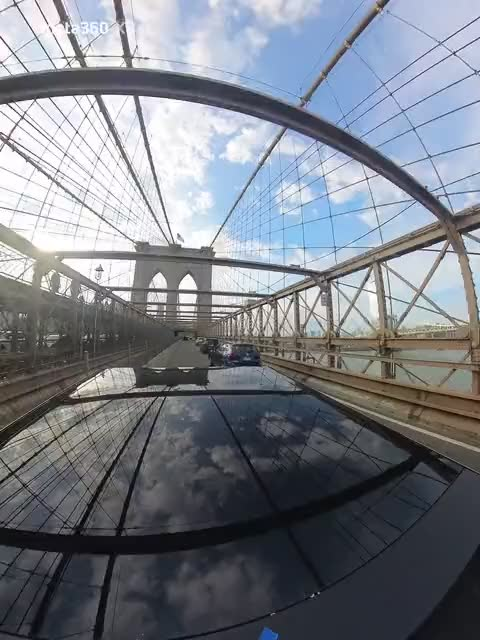
#> input picture assets/wild/c-bridge.jpg, 480 x 640 px, given in place of w-bench.jpg, which was not available
$ python build_halftones.py
#> lines starting #> are read from the running program, lines starting #| are printed output that depends on the picture; pictures that were not available may be replaced by others from this repository, and a replacement may not be noted
"""Duotone halftones for the Shop-to-street grid (index.html #notes).

Each toned still gets a printed-dot twin, `<name>-ht.png` (6-colour palette, ~120 kB): dot area tracks
darkness, ink on the tone colour, on a 4:3 crop of the original. The page shows
the twin and cross-fades to the photograph on hover. Re-run after replacing a
photo:  python3 scripts/build_halftones.py
"""
from pathlib import Path
from PIL import Image, ImageDraw, ImageOps

ROOT = Path(__file__).resolve().parents[1] / 'assets/wild'
INK = (0x15, 0x18, 0x20)
TONES = {'red': (0xE4, 0x44, 0x2A), 'yellow': (0xF2, 0xC9, 0x4C), 'blue': (0x23, 0x57, 0x7E)}
JOBS = {'w-bench': 'red', 'w-shop': 'yellow', 'w-typing': 'blue', 'w-night': 'red', 'm-dusk': 'yellow'}
W, H, CELL, SS = 960, 720, 9, 3          # output size, dot pitch (px), supersampling


def crop43(im):
    w, h = im.size
    if w / h > 4 / 3:
        nw = int(h * 4 / 3); return im.crop(((w - nw) // 2, 0, (w - nw) // 2 + nw, h))
    nh = int(w * 3 / 4); return im.crop((0, (h - nh) // 2, w, (h - nh) // 2 + nh))


for name, tone in JOBS.items():
    src = ImageOps.exif_transpose(Image.open(ROOT / f'{name}.jpg')).convert('L')
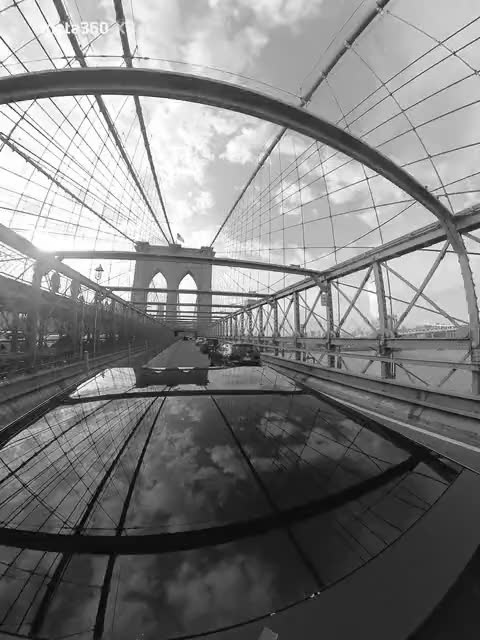
#> src: PIL image 480x640 L; min 0, max 255, mean 125.9
    g = ImageOps.autocontrast(crop43(src).resize((W // CELL, H // CELL), Image.LANCZOS), cutoff=2)
#> in crop43, `return im.crop((0, (h - nh) // 2, w, (h - nh) // 2 + nh))`:
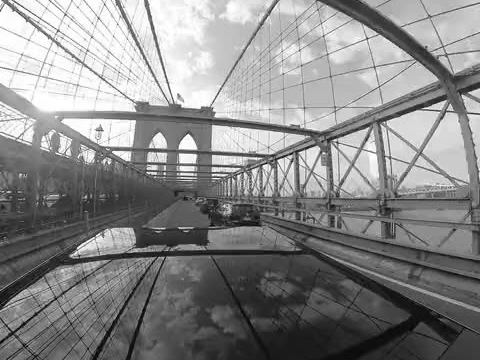
#> returned value: PIL image 480x360 L; min 0, max 255, mean 136.6
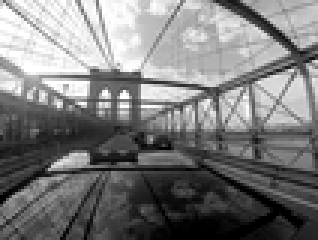
#> g: PIL image 106x80 L (shown 3 times larger); min 0, max 255, mean 123.2
    out = Image.new('RGB', (W * SS, H * SS), TONES[tone])
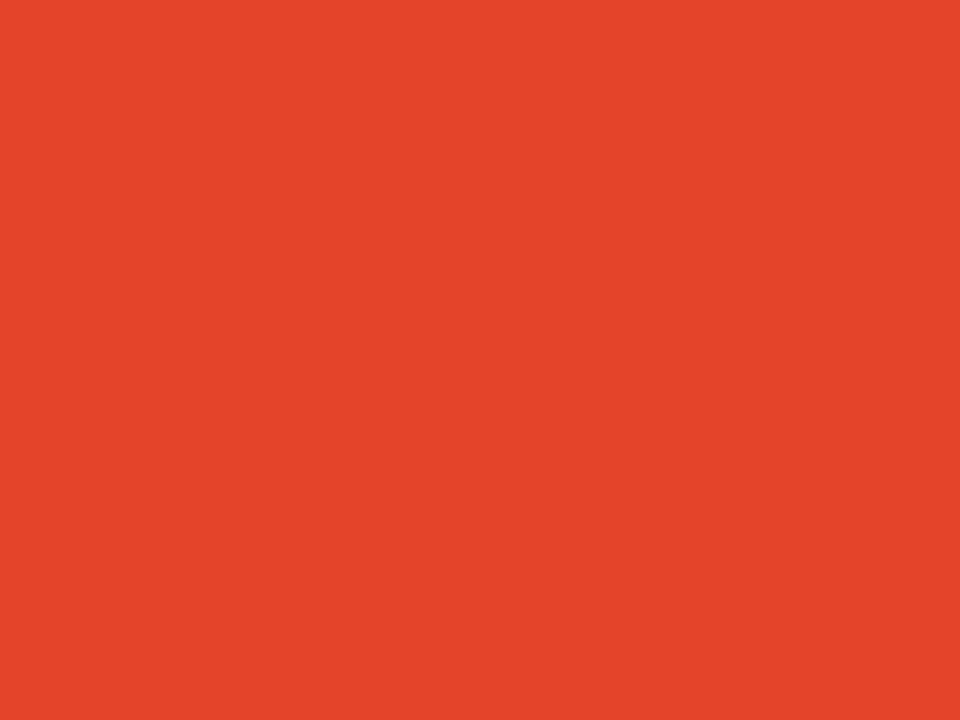
#> out: PIL image 2880x2160 RGB (shown at 1/3 size); mean R, G, B 228, 68, 42
    d = ImageDraw.Draw(out)
    for y in range(g.height):
        for x in range(g.width):
            dark = 1 - g.getpixel((x, y)) / 255
            r = (dark ** 0.5) * CELL * SS * 0.62
            if r > 0.4 * SS:
                cx, cy = (x + 0.5) * CELL * SS, (y + 0.5) * CELL * SS
                d.ellipse((cx - r, cy - r, cx + r, cy + r), fill=INK)
    out = out.resize((720, 540), Image.LANCZOS).quantize(colors=6, method=Image.MEDIANCUT, dither=Image.NONE)
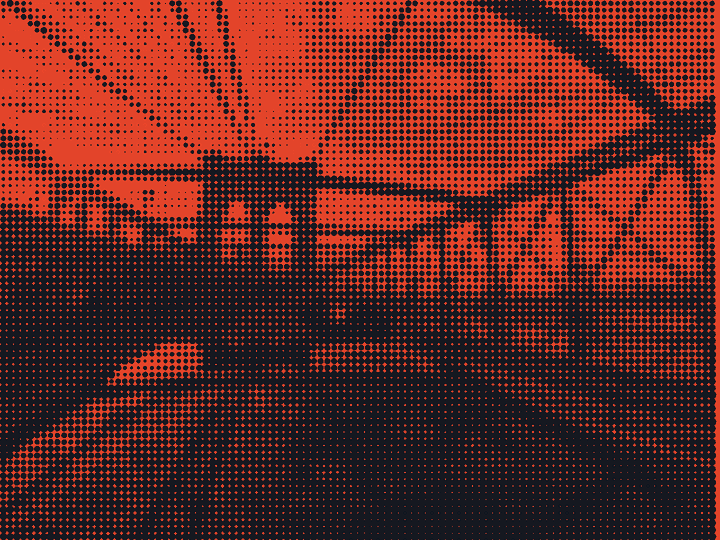
#> out: PIL image 720x540 P; mean R, G, B 100.8, 40.9, 35.8
    out.save(ROOT / f'{name}-ht.png', optimize=True)
    print('wrote', f'{name}-ht.png', tone)
#> pass 2 of the loop `for name, tone in JOBS.items():`:
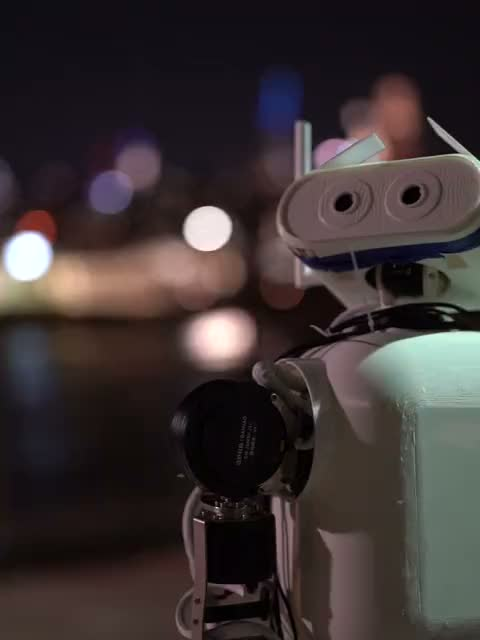
#> input picture assets/wild/c-night.jpg, 480 x 640 px, given in place of w-shop.jpg, which was not available
#> `g = ImageOps.autocontrast(crop43(src).resize((W // CELL, H // CELL), I..`:
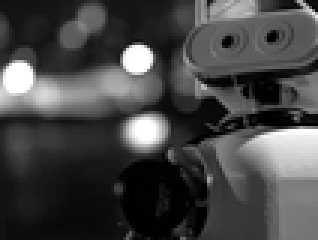
#> g: PIL image 106x80 L (shown 3 times larger); min 0, max 255, mean 69.4
#> `out = out.resize((720, 540), Image.LANCZOS).quantize(colors=6, method=..`:
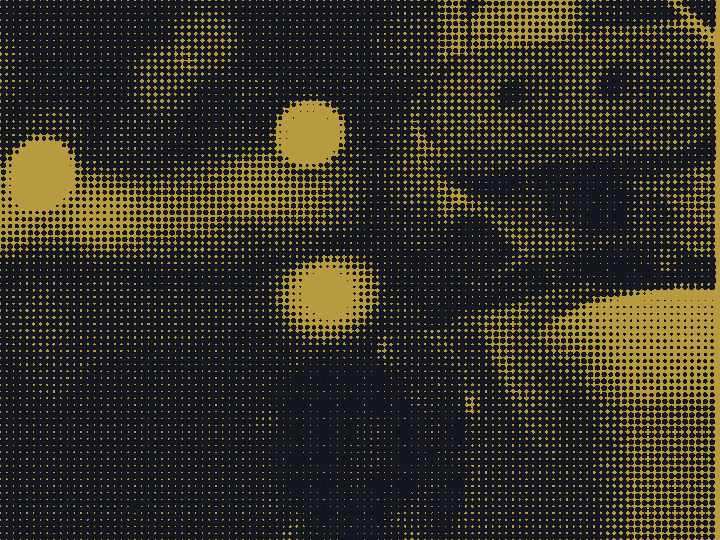
#> out: PIL image 720x540 P; mean R, G, B 53.9, 50.2, 38.6
#> (the run stopped early here; a loop or call above may not have finished)
